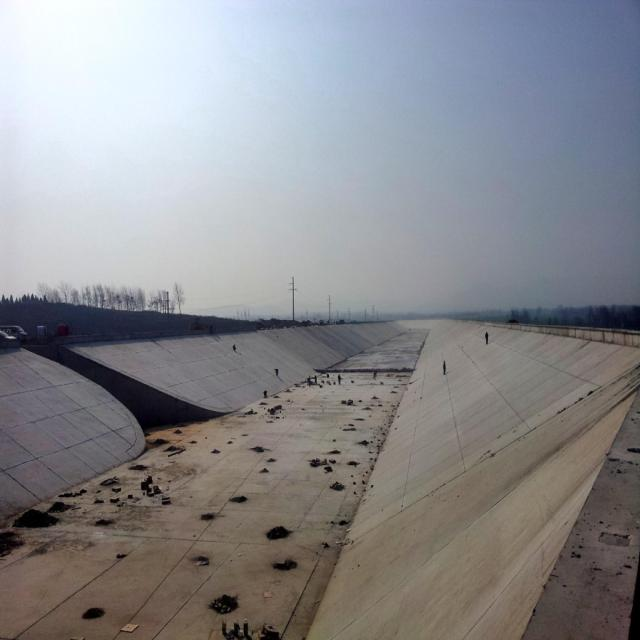
#> input picture data/raw/images/0000013_jpg.rf.9a334628ba4897f2ace1c19937e2eb2d.jpg, 640 x 640 px
$ python -i video_pipeline.py   (imports and definitions only)
#> lines starting #> are read from the running program, lines starting #| are printed output that depends on the picture; after the words box and inside, x2 and y2 are one past the last pixel; in counts of white or black regions, pixels touching at a corner belong together
#> further down, picture is the input picture: shape (640, 640, 3); mean B, G, R 141.5, 137.8, 137.6

import argparse
import csv
import json
import time
import numpy as np

from collections import Counter
from pathlib import Path

import cv2
import yaml

from detector import Detector
from tracker import Tracker
from analytics import Analytics


PROJECT_ROOT = Path(__file__).resolve().parents[2]


# [64 lines left out: functions resolve_path, load_config, draw_detections, not called in this run]


def detect_red_barrier_straps(frame):
    """
    Detects linear red caution tape/straps on the ground using HSV thresholding
    and Hough line transform.
    """
    hsv = cv2.cvtColor(frame, cv2.COLOR_BGR2HSV)
#> hsv: shape (640, 640, 3); mean H, S, V 72.5, 41.2, 149.8

    # Red hue wraps around 0 and 180 in HSV
    lower_red1 = np.array([0, 100, 100])
    upper_red1 = np.array([10, 255, 255])
    lower_red2 = np.array([165, 100, 100])
    upper_red2 = np.array([180, 255, 255])

    mask1 = cv2.inRange(hsv, lower_red1, upper_red1)
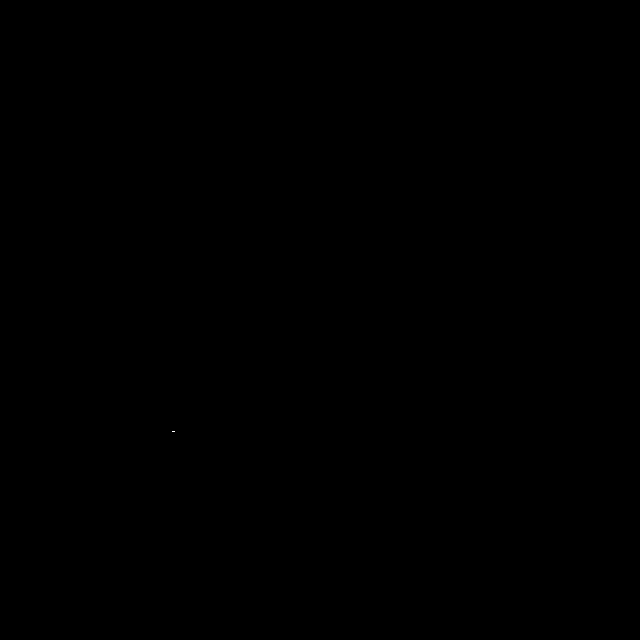
#> mask1: shape (640, 640); 0% white in thin lines or dots, all inside (x1, y1, x2, y2) = (172, 431, 175, 432)
    mask2 = cv2.inRange(hsv, lower_red2, upper_red2)
#> mask2: shape (640, 640); every value is 0
    red_mask = cv2.bitwise_or(mask1, mask2)

    # Clean up noise
    kernel = cv2.getStructuringElement(cv2.MORPH_RECT, (5, 5))
    red_mask = cv2.morphologyEx(red_mask, cv2.MORPH_CLOSE, kernel)

    edges = cv2.Canny(red_mask, 50, 150)
#> edges: shape (640, 640); 0% white in thin lines or dots, all inside (x1, y1, x2, y2) = (171, 430, 175, 433)
    lines = cv2.HoughLinesP(edges, 1, np.pi / 180, threshold=60, minLineLength=80, maxLineGap=25)
#> lines = None

    detected_straps = []
    if lines is not None:
        for line in lines:
            line_pts = line[0] if len(line.shape) > 1 else line
            x1, y1, x2, y2 = map(int, line_pts[:4])
            detected_straps.append(((x1, y1), (x2, y2)))

    return detected_straps


# [457 lines left out: functions draw_dynamic_safety_hazards, draw_zones, draw_overlay, write_csv, process_video, not called in this run]


# [27 lines not run here, left out]

>>> import cv2
>>> picture = cv2.imread('../../data/raw/images/0000013_jpg.rf.9a334628ba4897f2ace1c19937e2eb2d.jpg')
>>> result = detect_red_barrier_straps(picture)
#> result = []
